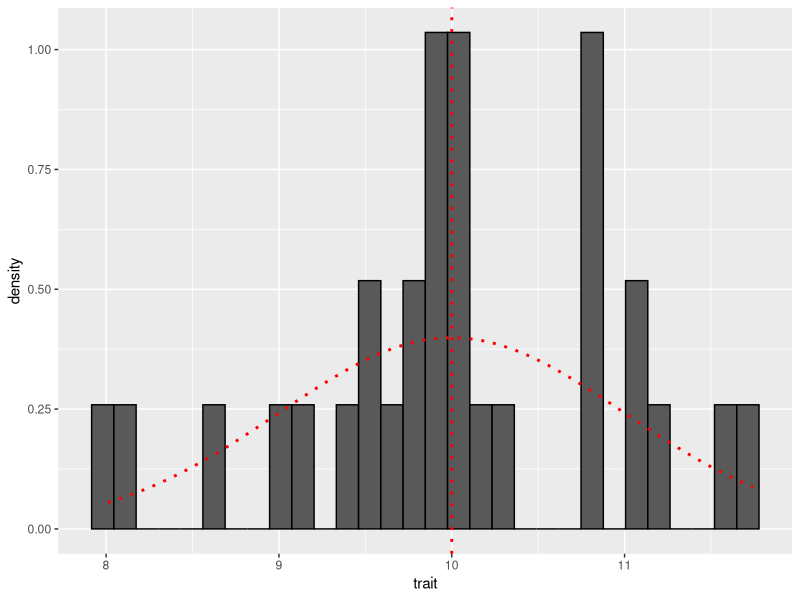
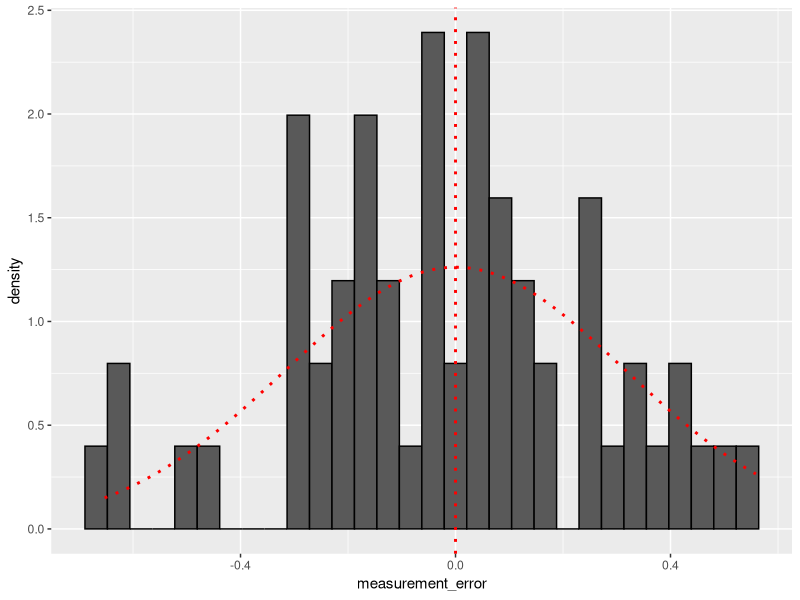
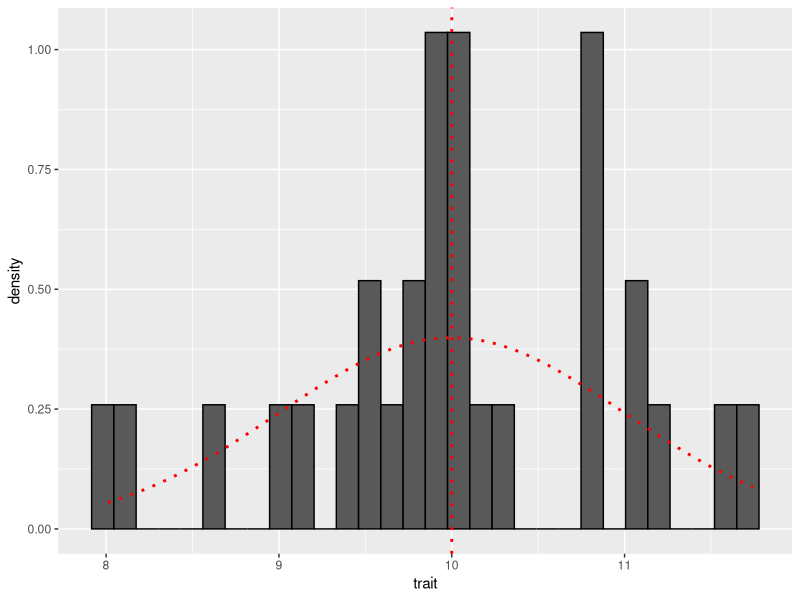
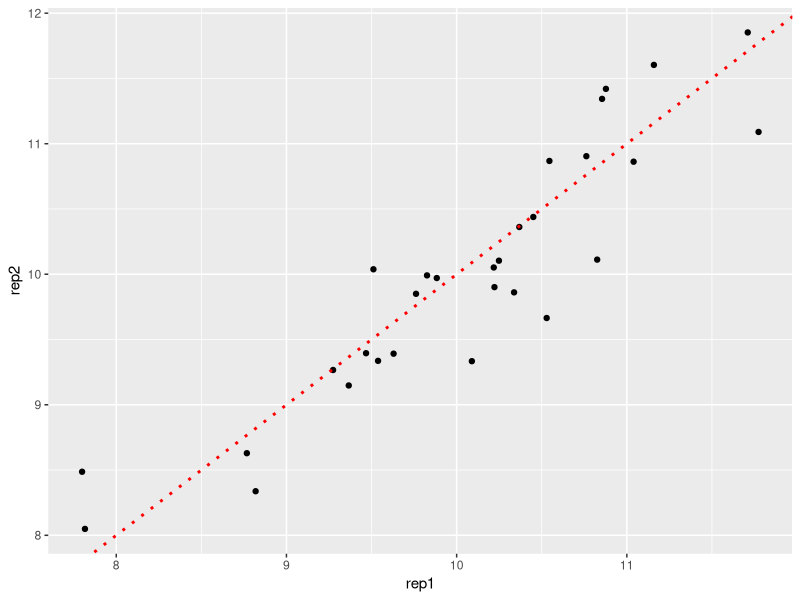

The R source for these figures, in order:
## ---- chunk 1
library(ggplot2)
library(dplyr)
library(tidyr)

## Number of individual measured
n_ind=30
## Number of replicate per individual
k_rep=2

## Mean of the trait in the population
mean_trait=10

## Variance of the trait among individuals
var_among=1

## Variance among measurement of the trait within each individual
var_within=0.1

## Create dataset
data <- expand.grid(id=as.factor(1:n_ind), replicate=paste0("rep", 1:2))


## ---- chunk 2

## Simulate true value of the trait for each individual
true_trait_value <- rnorm(n=n_ind, mean = mean_trait, sd = sqrt(var_among))

## Histogram with the distribution of the trait values across the n_ind individuals
p <- data_frame(trait = true_trait_value) %>%
          ggplot(., aes(trait)) + 
          geom_histogram(aes(y = after_stat(density)), colour = "black") +
          geom_vline(xintercept = mean_trait, linetype="dotted", color = "red", linewidth=1) + ## Add mean of the trait
          stat_function(fun = dnorm, linewidth=1, linetype="dotted", color = "red", geom = "line", args = list(mean = mean_trait, sd = sqrt(var_among))) ## Add expected distribution of the trait in the population
p

## Add new column with true value of the trait for each individual
data$true_trait_value <- rep(true_trait_value, k_rep)

## ---- chunk 3
## Add new column with measurement error
data$measurement_error <- rnorm(n=nrow(data), mean = 0, sd = sqrt(var_within))

## Histogram with the distribution of the measurement error across the n_ind * k_rep measurements
p <- data %>%
          ggplot(., aes(measurement_error)) + 
          geom_histogram(aes(y = after_stat(density)), colour = "black") +
          geom_vline(xintercept = 0, linetype="dotted", color = "red", linewidth=1) + ## Add mean of the trait
          stat_function(fun = dnorm, linewidth=1, linetype="dotted", color = "red", geom = "line", args = list(mean = 0, sd = sqrt(var_within))) 
p
## ---- chunk 4
## Add new column with observed value of the trait for each replicate measurement of each individual
data$observed_trait_value <- data$true_trait_value + data$measurement_error

## Histogram with the distribution of the trait values across the n_ind * k_rep measurements
p <- data_frame(trait = true_trait_value) %>%
          ggplot(., aes(trait)) + 
          geom_histogram(aes(y = after_stat(density)), colour = "black") +
          geom_vline(xintercept = mean_trait, linetype="dotted", color = "red", linewidth=1) + ## Add mean of the trait
          stat_function(fun = dnorm, linewidth=1, linetype="dotted", color = "red", geom = "line", args = list(mean = mean_trait, sd = sqrt(var_among))) ## Add expected distribution of the trait in the population
p

## Plot correlation between the two measurements
data %>%
  select(id, replicate, observed_trait_value)%>%
  pivot_wider(names_from = replicate, values_from = observed_trait_value)%>%
          ggplot(aes(x=rep1, y=rep2)) +
          geom_point() +
          geom_abline(intercept = 0, slope=1, linetype="dotted", color = "red", linewidth=1) 
## ---- chunk 5
## Number of replicate per individual
table(data$id)

## Fit model with ANOVA
fit0 <- aov(observed_trait_value ~ id, data = data)
summary(fit0)

## Number of replicates per individual
n0=k_rep

## Degrees of freedom = number of individual - 1
df_Among <- n_ind-1

## Sum of squares among individuals
SSA <- summary(fit0)[[1]]$`Sum Sq`[1] 

## Among-groups (ie individual) variance component
MSA <- SSA/df_Among

## residual degrees of freedom
dfRes <- n_ind*(n0-1) 

## Sum of squares among replicates
SSW <- summary(fit0)[[1]]$`Sum Sq`[2] 

## Within-group variance component = Residual variance
(VarWithin <- SSW/dfRes)

## Check that the value computed by R is the same
sigma(fit0)^2

## Among individual variance 
(VarAmong<- (MSA-VarWithin)/n0)

## Observed repeatability
(Repeatability <- VarAmong/(VarAmong+VarWithin))

## Expected repeatability
(R_expected=var_among/(var_among+var_within))

## ---- chunk 6
## Use the code from https://www.r-bloggers.com/2021/05/one-way-anova-by-hand/

complete <- data %>%  
  group_by(id) %>% 
  mutate(mean_trait_value = mean(observed_trait_value)) %>% #in complete model, fit is the group mean (i.e. mean of each individual) 
  mutate(error = mean_trait_value - observed_trait_value) %>% 
  mutate(sq_error = error ^ 2) %>%
  ungroup()

(complete <- complete %>% 
  summarise(N = n(), sse = sum(sq_error)) %>% 
  mutate(n = length(unique(data$id))) %>% 
  mutate(df = N - n) %>% 
  select(sse, df, N, n) %>% 
  mutate(mse = sse / df) # mse = sigma squared 
)



## ---- chunk 7

reduced <- data %>%  
  mutate(mean_trait_value = mean(observed_trait_value)) %>% #in reduced model, fit is the overall mean 
  mutate(error = mean_trait_value - observed_trait_value) %>% 
  mutate(sq_error = error ^ 2) %>%
  ungroup() 

(reduced <- reduced %>% 
  summarise(N = n(), sse = sum(sq_error)) %>% # sse = sum square error
  mutate(n = 1) %>% 
  mutate(df = N - n) %>% 
  select(sse, df, N, n)
)
## ---- chunk 8

## SSA
(explained_ssa <- reduced$sse - complete$sse)

## dfA
(explained_df <- reduced$df - complete$df)

## MSA
(explained_msa <- explained_ssa / explained_df)

## Fratio
(f <- explained_msa / complete$mse)

## Compute P-value
pf(f, explained_df, complete$df, lower.tail = F)
## ---- chunk 9
## Degrees of freedom = number of individual - 1
df_Among <- n_ind-1

## residual degrees of freedom
dfRes <- n_ind*(k_rep-1)

## Within-group variance component = Residual variance
(VarWithin <- complete$mse)

## Check that the value computed by R is the same
sigma(fit0)^2

## Among individual variance 
(VarAmong<- (explained_msa-VarWithin)/k_rep)

## Observed repeatability
(Repeatability <- VarAmong/(VarAmong+VarWithin))

## Expected repeatability
(R_expected=var_among/(var_among+var_within))
